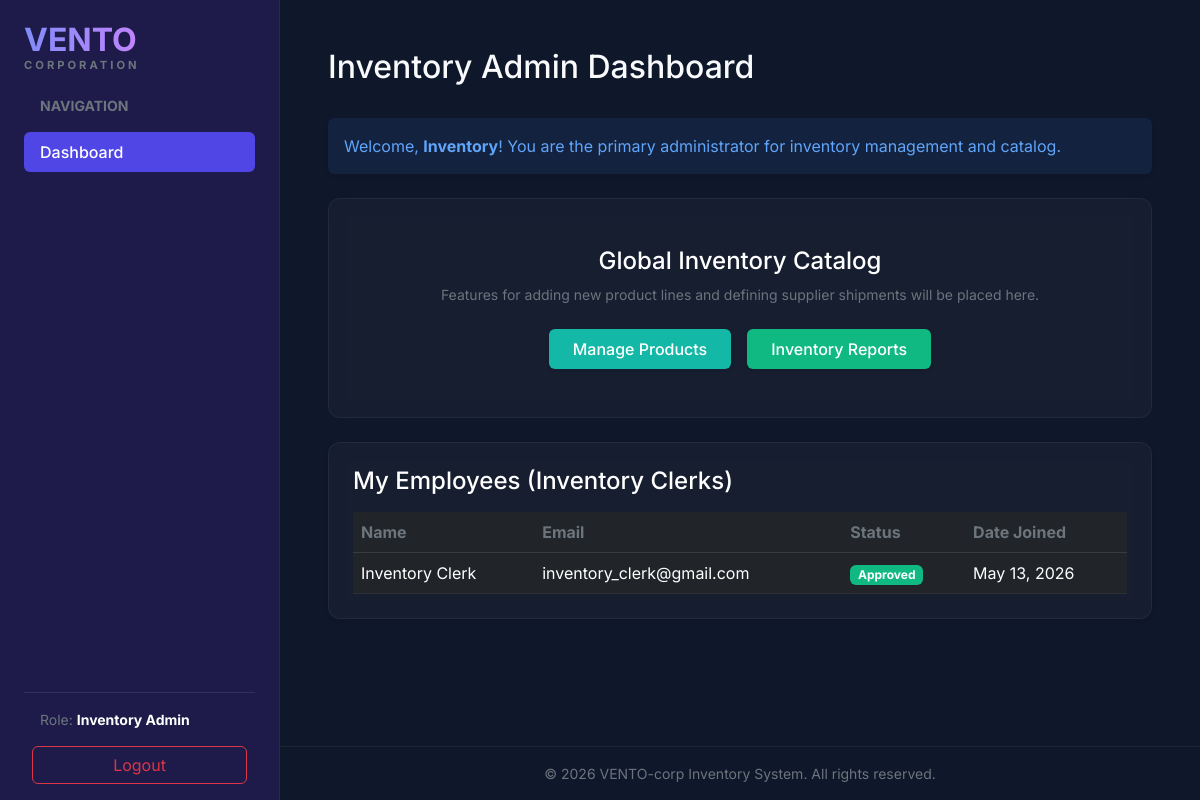
The page /public/admin/inventoryAdmin/inventoryAdmin.php (signed in) on the database its author committed.
### tables this page shows
CREATE TABLE IF NOT EXISTS employees (
    id INT AUTO_INCREMENT PRIMARY KEY,
    first_name VARCHAR(50) NOT NULL,
    last_name VARCHAR(50) NOT NULL,
    email VARCHAR(100) NOT NULL UNIQUE,
    password VARCHAR(255) NOT NULL,
    role ENUM('stock_holder', 'inventory_clerk', 'it_encoder', 'it_security') NOT NULL,
    status ENUM('pending', 'approved', 'rejected') DEFAULT 'pending',
    application_file VARCHAR(255),
    created_at TIMESTAMP DEFAULT CURRENT_TIMESTAMP,
    updated_at TIMESTAMP DEFAULT CURRENT_TIMESTAMP ON UPDATE CURRENT_TIMESTAMP
);

### public/admin/inventoryAdmin/inventoryAdmin.php (the view, shortened to what this page needs)
<?php
require_once '../../../config/db.php';
$emp_stmt = $pdo->prepare("SELECT first_name, last_name, email, status, created_at FROM employees WHERE role = 'inventory_clerk'");
$emp_stmt->execute();
$employees = $emp_stmt->fetchAll(PDO::FETCH_ASSOC);
require_once '../../../includes/adminHeader.php';
?>
<div class="dashboard">
    <div class="d-flex justify-content-between align-items-center mb-4">
        <h2>Inventory Admin Dashboard</h2>
    </div>
    <div class="alert alert-info border-0 shadow-sm" style="background: rgba(59, 130, 246, 0.1); color: #60a5fa;">
        Welcome, <strong><?php echo htmlspecialchars($_SESSION['first_name']); ?></strong>! You are the primary administrator for inventory management and catalog.
    </div>
    <div class="card p-5 text-center mt-4" style="background: rgba(255, 255, 255, 0.03); border: 1px dashed rgba(255,255,255,0.1); border-radius: 12px;">
        <h4 class="text-white mb-2">Global Inventory Catalog</h4>
        <p class="text-secondary small mb-4">Features for adding new product lines and defining supplier shipments will be placed here.</p>
        <div class="d-flex justify-content-center gap-3 flex-wrap">
            <button class="btn btn-primary px-4 py-2 fw-medium border-0 shadow-sm" style="background: #14b8a6;">Manage Products</button>
            <button class="btn btn-primary px-4 py-2 fw-medium border-0 shadow-sm" style="background: #10b981;">Inventory Reports</button>
        </div>
    </div>
    <div class="card p-4 mt-4 border-0 shadow-sm" style="background: rgba(255, 255, 255, 0.03); border: 1px dashed rgba(255,255,255,0.1); border-radius: 12px;">
        <h4 class="mb-3 text-white">My Employees (Inventory Clerks)</h4>
        <div class="table-responsive">
            <table class="table table-dark table-hover mb-0" style="background: transparent;">
                <thead>
                    <tr>
                        <th class="text-secondary" style="border-bottom-color: rgba(255,255,255,0.1);">Name</th>
                        <th class="text-secondary" style="border-bottom-color: rgba(255,255,255,0.1);">Email</th>
                        <th class="text-secondary" style="border-bottom-color: rgba(255,255,255,0.1);">Status</th>
                        <th class="text-secondary" style="border-bottom-color: rgba(255,255,255,0.1);">Date Joined</th>
                    </tr>
                </thead>
                <tbody>
                    <?php if (count($employees) > 0): ?>
                        <?php foreach ($employees as $emp): ?>
                            <tr>
                                <td style="border-bottom-color: rgba(255,255,255,0.05);"><?php echo htmlspecialchars($emp['first_name'] . ' ' . $emp['last_name']); ?></td>
                                <td style="border-bottom-color: rgba(255,255,255,0.05);"><?php echo htmlspecialchars($emp['email']); ?></td>
                                <td style="border-bottom-color: rgba(255,255,255,0.05);">
                                    <?php if ($emp['status'] === 'approved'): ?>
                                        <span class="badge bg-success" style="background-color: #10b981 !important;">Approved</span>
                                    <?php elseif ($emp['status'] === 'pending'): ?>
                                        <span class="badge text-dark" style="background-color: #f59e0b;">Pending</span>
                                    <?php else: ?>
                                        <span class="badge bg-danger">Rejected</span>
                                    <?php endif; ?>
                                </td>
                                <td style="border-bottom-color: rgba(255,255,255,0.05);"><?php echo date('M d, Y', strtotime($emp['created_at'])); ?></td>
                            </tr>
                        <?php endforeach; ?>
                    <?php else: ?>
                        <tr>
                            <td colspan="4" class="text-center text-secondary py-4" style="border-bottom-color: rgba(255,255,255,0.05);">No employees found.</td>
                        </tr>
                    <?php endif; ?>
                </tbody>
            </table>
        </div>
    </div>
</div>
<?php
require_once '../../../includes/adminFooter.php';
?>

### includes/adminHeader.php (shortened to what this page needs)
<!DOCTYPE html>
<html lang="en" data-bs-theme="dark">
<head>
    <link href="https://cdn.jsdelivr.net/npm/bootstrap@5.3.3/dist/css/bootstrap.min.css" rel="stylesheet">
</head>
<body>
    <?php if (isset($_SESSION['user_id'])): ?>
    <div class="d-flex min-vh-100 flex-column flex-lg-row">
        <div class="offcanvas-lg offcanvas-start sidebar flex-column flex-shrink-0 p-3" tabindex="-1" id="sidebarMenu" style="width: 280px;">
            <div class="offcanvas-body flex-column h-100 px-0 px-lg-2">
                <a href="#" class="d-none d-lg-flex flex-column align-items-start lh-1 mb-4 text-decoration-none pt-2">
                    <span class="fs-2 fw-bolder text-gradient mb-1">VENTO</span>
                    <span class="text-secondary fw-bold text-uppercase" style="font-size: 0.7rem; letter-spacing: 3px;">Corporation</span>
                </a>
                <div class="mb-auto">
                    <span class="d-block text-secondary small text-uppercase fw-bold mb-3 px-3">Navigation</span>
                    <ul class="nav flex-column mb-auto gap-1">
                        <li class="nav-item">
                            <a href="#" class="nav-link active">
                                Dashboard
                            </a>
                        </li>
                    </ul>
                </div>
                <hr class="border-secondary mt-auto mb-3">
                <div class="small text-secondary mb-3 px-3">
                    Role: <strong class="text-white"><?php echo htmlspecialchars(ucwords(str_replace('_', ' ', $_SESSION['role'] ?? $_SESSION['user_type']))); ?></strong>
                </div>
                <div class="px-2">
                    <a class="btn btn-outline-danger w-100" href="/VENTO-corp/public/logout.php">Logout</a>
                </div>
            </div>
        </div>
        <div class="flex-grow-1 d-flex flex-column min-vh-100 w-100" style="overflow-x: hidden;">
            <main class="container-fluid flex-grow-1 p-4 p-md-5">
    <?php else: ?>
    <main class="container-fluid flex-grow-1 p-4">
    <?php endif; ?>

### includes/adminFooter.php (shortened to what this page needs)
    <?php if (isset($_SESSION['user_id'])): ?>
            </main>
            <footer class="text-center py-3 mt-auto text-secondary small border-top" style="border-color: rgba(255,255,255,0.05) !important;">
                <div class="container-fluid">
                    &copy; <?php echo date('Y'); ?> VENTO-corp Inventory System. All rights reserved.
                </div>
            </footer>
        </div>
    </div>
    <?php endif; ?>
</body>
</html>

### includes/adminHeader.php (style rules this page uses)
body { font-family: 'Inter', sans-serif; background-color: #0f172a; color: #f8fafc; }
.sidebar { background-color: #1e1b4b !important; border-right: 1px solid rgba(255, 255, 255, 0.05); }
.text-gradient { background: linear-gradient(to right, #818cf8, #c084fc); -webkit-background-clip: text; -webkit-text-fill-color: transparent; }
.card, .stat-card { background: rgba(255, 255, 255, 0.03) !important; border: 1px solid rgba(255, 255, 255, 0.05) !important; backdrop-filter: blur(10px); }
.nav-link { color: #94a3b8; font-weight: 500; padding-left: 1rem; }
.nav-link.active { background-color: #4F46E5 !important; color: #fff !important; border-radius: 6px; }

### rows shown on the page
employees: first_name+last_name "Inventory Clerk", email "inventory_clerk@gmail.com", status "Approved", created_at "May 13, 2026"

### other values the page prints
str_replace('_', ' ', $_SESSION['role'] ?? $_SESSION['user_type']) "Inventory Admin"
$_SESSION['first_name'] "Inventory"
